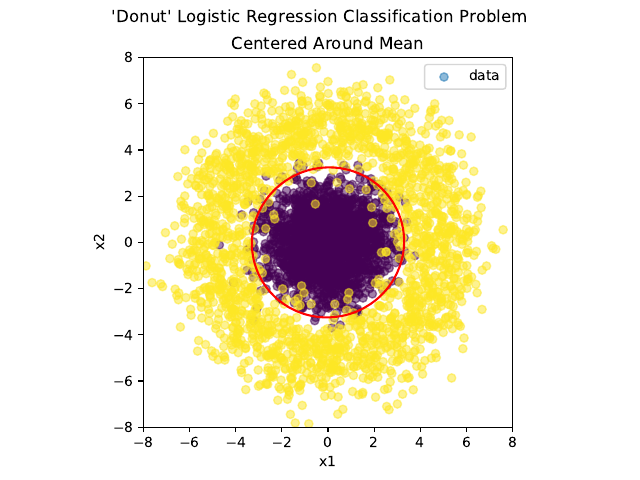

The Python source for this figure:
# import dependencies
import numpy as np
import pandas as pd
import matplotlib
matplotlib.use('agg')
import matplotlib.pyplot as plt
import pdb

# import data
data = pd.read_csv("donut.csv", names=['x1','x2','c'], delim_whitespace=True)

N = data.shape[0]


"""
make X. equation for an ellipse is (x_1-mu_1)^2 / a^2 + (x_2-mu_2)^2 / b^2 = 1.
To engineer the features, expand the terms to get feautures (x_1^2) (x_1 mu_1) (mu_1)^2 (x_2^2) (x_2 mu_2) (mu_2)^2. the mu factors are absorbed in the weights

OR

we can center the data around 0 and just use features: bias + x_1^2 x_2^2
"""

# center the data around 0
x1 = data.x1.values - data.x1.values.sum()/N
x2 = data.x2.values - data.x2.values.sum()/N
X = np.column_stack((np.ones((N,1)), x1**2, x2**2))
# X = np.column_stack((np.ones((N,1)), x1**2, x2**2, x1*x2))
y = data.c.astype(int)

def sigmoid(h):
    return 1/(1 + np.exp(-h))

def cross_entropy(y, p_hat):
    return -np.sum(y*np.log(p_hat) + (1 - y)*np.log(1 - p_hat))

def accuracy(y, p_hat):
    return np.mean(y == np.round(p_hat))

w = np.random.randn(3)
# w = np.random.randn(4)
eta = 1e-3
epochs = int(1e3)
J = [0]*epochs

for epoch in range(epochs):
    p_hat = sigmoid(X.dot(w))
    J[epoch] = cross_entropy(y, p_hat)
    w -= eta*X.T.dot(p_hat - y)

# plot objective junction
fig = plt.figure()
plt.plot(J)
fig.savefig("J.pdf")
plt.close(fig)

xm = np.linspace(-3.2,3.2,100)
ym = np.sqrt( -(w[0] + w[1]*xm**2) / w[2] )
# ym = (np.sqrt( xm**2 * (w[3]**2 - 4*w[1]*w[2]) - 4*w[0]*w[2] ) + w[3]*xm) / (2*w[2])

# make new figure
fig,ax = plt.subplots()
fig.suptitle("'Donut' Logistic Regression Classification Problem")
ax.scatter(x1, x2, c=y, label='data', alpha=.5)
ax.plot(xm,ym, c='r', linewidth=2)
ax.plot(xm,-ym, c='r', linewidth=2, label='Decision Line')
ax.set_aspect(1)
ax.set_title("Centered Around Mean")
ax.set_xlabel('x1')
ax.set_ylabel('x2')
ax.legend()

# save the figure
fig.savefig("donut.pdf")
plt.close(fig)

print("Accuracy: {:0.4f}".format(accuracy(y,p_hat)))
